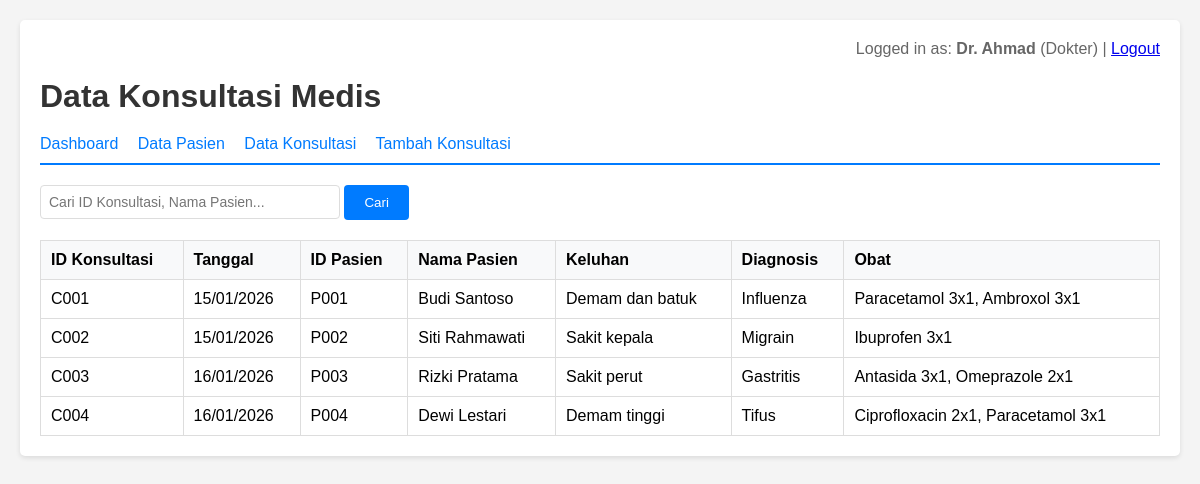
Page /dokter/daftar_konsultasi.php (signed in) on the committed database.
### tables this page shows
CREATE TABLE consultations (
    consultation_id VARCHAR(20) PRIMARY KEY,
    consultation_date VARCHAR(6) NOT NULL COMMENT 'Format: DDMMYY',
    patient_id VARCHAR(20) NOT NULL,
    nik VARCHAR(20) NOT NULL,
    complaint TEXT NOT NULL,
    diagnosis TEXT NOT NULL,
    medication TEXT NOT NULL,
    doctor_id VARCHAR(10) NOT NULL,
    created_at TIMESTAMP DEFAULT CURRENT_TIMESTAMP,
    FOREIGN KEY (patient_id) REFERENCES patients(patient_id) ON DELETE CASCADE,
    FOREIGN KEY (doctor_id) REFERENCES users(user_id)
);

CREATE TABLE patients (
    patient_id VARCHAR(20) PRIMARY KEY,
    nik VARCHAR(16) NOT NULL,
    birth_date DATE NOT NULL,
    full_name VARCHAR(100) NOT NULL,
    address TEXT NOT NULL,
    phone VARCHAR(20) NOT NULL,
    status ENUM('Dosen', 'Karyawan', 'Mahasiswa', 'Umum') NOT NULL,
    created_at TIMESTAMP DEFAULT CURRENT_TIMESTAMP,
    updated_at TIMESTAMP DEFAULT CURRENT_TIMESTAMP ON UPDATE CURRENT_TIMESTAMP
);

### dokter/daftar_konsultasi.php (the view, shortened to what this page needs)
<?php
require_once '../config.php';
$search = isset($_GET['search']) ? mysqli_real_escape_string($conn, $_GET['search']) : '';
$query = "SELECT c.*, p.full_name, p.status
          FROM consultations c
          JOIN patients p ON c.patient_id = p.patient_id
          WHERE 1=1";
$query .= " ORDER BY c.created_at DESC";
$result = mysqli_query($conn, $query);
?>
<!DOCTYPE html>
<html lang="id">
<head>
    <link rel="stylesheet" href="../style.css">
</head>
<body>
    <div class="container">
        <div class="user-info">
            Logged in as: <strong><?php echo $_SESSION['full_name']; ?></strong> (<?php echo $_SESSION['role']; ?>)
            | <a href="../logout.php">Logout</a>
        </div>
        <h1>Data Konsultasi Medis</h1>
        <div class="navigation">
            <a href="dasbor.php">Dashboard</a>
            <a href="daftar_pasien.php">Data Pasien</a>
            <a href="daftar_konsultasi.php">Data Konsultasi</a>
            <a href="tambah_konsultasi.php">Tambah Konsultasi</a>
        </div>
        <div class="search-box">
            <form method="GET" action="">
                <input type="text" name="search" placeholder="Cari ID Konsultasi, Nama Pasien..." value="<?php echo htmlspecialchars($search); ?>">
                <button type="submit">Cari</button>
            </form>
        </div>
        <table>
            <thead>
                <tr>
                    <th>ID Konsultasi</th>
                    <th>Tanggal</th>
                    <th>ID Pasien</th>
                    <th>Nama Pasien</th>
                    <th>Keluhan</th>
                    <th>Diagnosis</th>
                    <th>Obat</th>
                </tr>
            </thead>
            <tbody>
                <?php if (mysqli_num_rows($result) > 0): ?>
                    <?php while ($row = mysqli_fetch_assoc($result)): ?>
                        <?php
                        $date_str = $row['consultation_date'];
                        if (strlen($date_str) == 6) {
                            $day = substr($date_str, 0, 2);
                            $month = substr($date_str, 2, 2);
                            $year = '20' . substr($date_str, 4, 2);
                            $formatted_date = $day . '/' . $month . '/' . $year;
                        } else {
                            $formatted_date = $date_str;
                        }
                        ?>
                        <tr>
                            <td><?php echo htmlspecialchars($row['consultation_id']); ?></td>
                            <td><?php echo $formatted_date; ?></td>
                            <td><?php echo htmlspecialchars($row['patient_id']); ?></td>
                            <td><?php echo htmlspecialchars($row['full_name']); ?></td>
                            <td><?php echo htmlspecialchars($row['complaint']); ?></td>
                            <td><?php echo htmlspecialchars($row['diagnosis']); ?></td>
                            <td><?php echo htmlspecialchars($row['medication']); ?></td>
                        </tr>
                    <?php endwhile; ?>
                <?php else: ?>
                    <tr>
                        <td colspan="7" style="text-align: center;">Tidak ada data konsultasi</td>
                    </tr>
                <?php endif; ?>
            </tbody>
        </table>
    </div>
</body>
</html>

### style.css (style rules this page uses)
* { margin: 0; padding: 0; box-sizing: border-box; }
body { font-family: Arial, sans-serif; background-color: #f4f4f4; padding: 20px; }
.container { max-width: 1200px; margin: 0 auto; background: white; padding: 20px; border-radius: 5px; box-shadow: 0 2px 5px rgba(0,0,0,0.1); }
h1, h2, h3 { color: #333; margin-bottom: 20px; }
input[type="text"], input[type="password"], input[type="date"], input[type="number"], input[type="month"], select, textarea { width: 100%; padding: 8px; border: 1px solid #ddd; border-radius: 4px; font-size: 14px; }
button, .btn { padding: 10px 20px; background-color: #007bff; color: white; border: none; border-radius: 4px; cursor: pointer; text-decoration: none; display: inline-block; margin-right: 5px; }
table { width: 100%; border-collapse: collapse; margin-top: 20px; }
table th, table td { padding: 10px; border: 1px solid #ddd; text-align: left; }
table th { background-color: #f8f9fa; font-weight: bold; }
.navigation { margin-bottom: 20px; padding-bottom: 10px; border-bottom: 2px solid #007bff; }
.navigation a { margin-right: 15px; text-decoration: none; color: #007bff; }
.user-info { text-align: right; margin-bottom: 20px; color: #666; }
.search-box { margin-bottom: 15px; }
.search-box input { max-width: 300px; display: inline-block; }

### rows in the picture
consultations: consultation_id "C001", consultation_date "15/01/2026", patient "P001", patient.full_name "Budi Santoso", complaint "Demam dan batuk", diagnosis "Influenza", medication "Paracetamol 3x1, Ambroxol 3x1"
consultations: consultation_id "C002", consultation_date "15/01/2026", patient "P002", patient.full_name "Siti Rahmawati", complaint "Sakit kepala", diagnosis "Migrain", medication "Ibuprofen 3x1"
consultations: consultation_id "C003", consultation_date "16/01/2026", patient "P003", patient.full_name "Rizki Pratama", complaint "Sakit perut", diagnosis "Gastritis", medication "Antasida 3x1, Omeprazole 2x1"
consultations: consultation_id "C004", consultation_date "16/01/2026", patient "P004", patient.full_name "Dewi Lestari", complaint "Demam tinggi", diagnosis "Tifus", medication "Ciprofloxacin 2x1, Paracetamol 3x1"

### other values in the picture
$_SESSION['full_name'] "Dr. Ahmad"
$_SESSION['role'] "Dokter"
